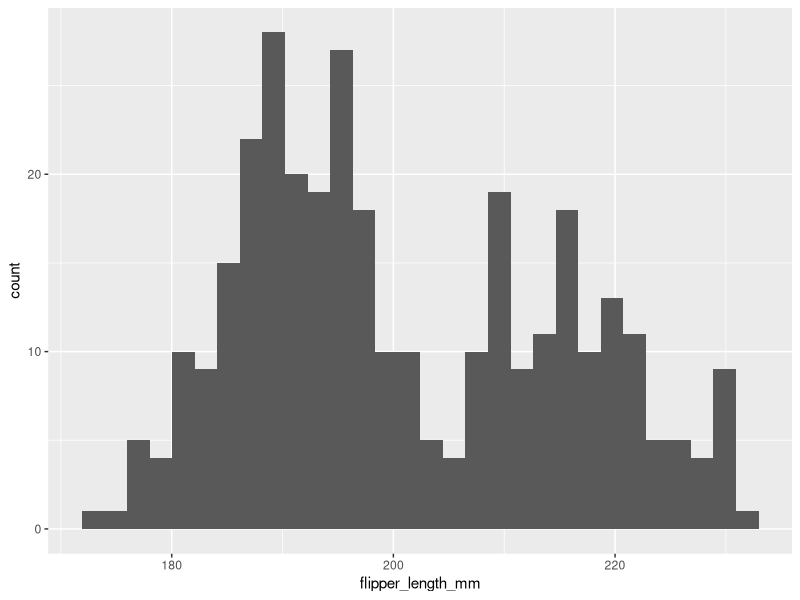
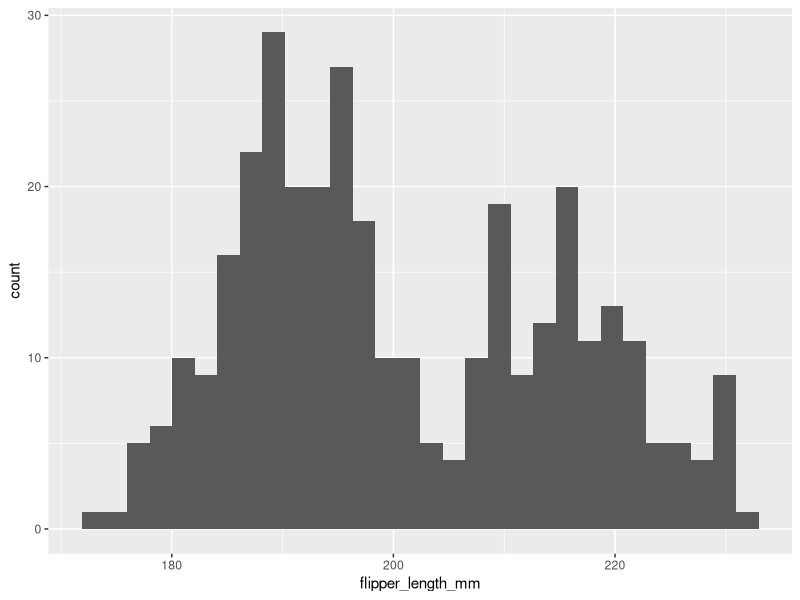
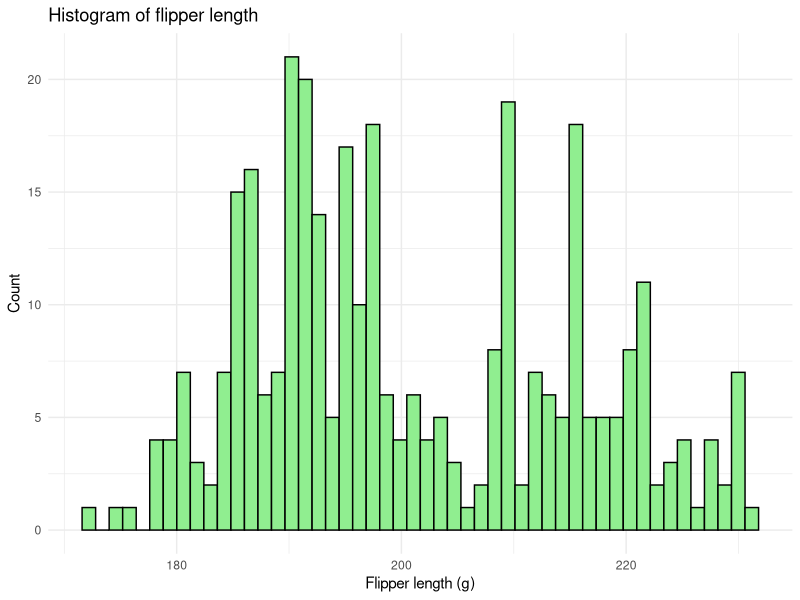
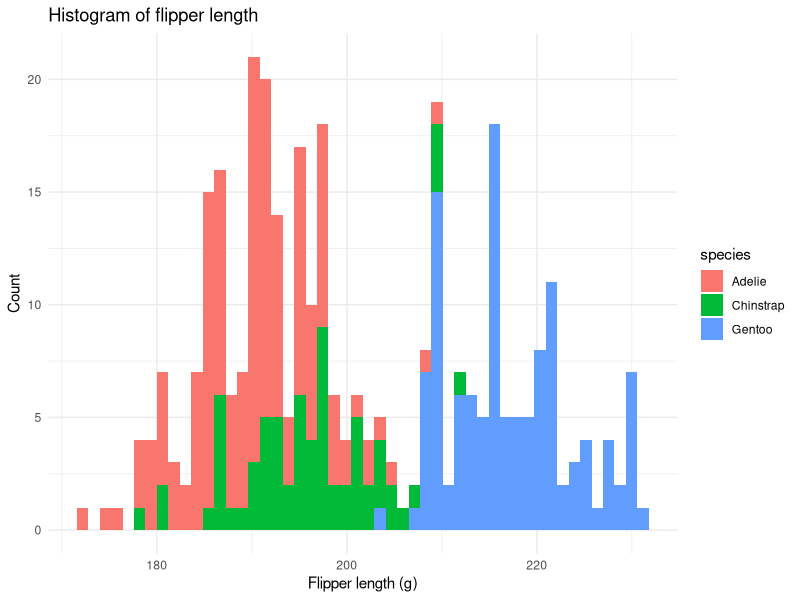
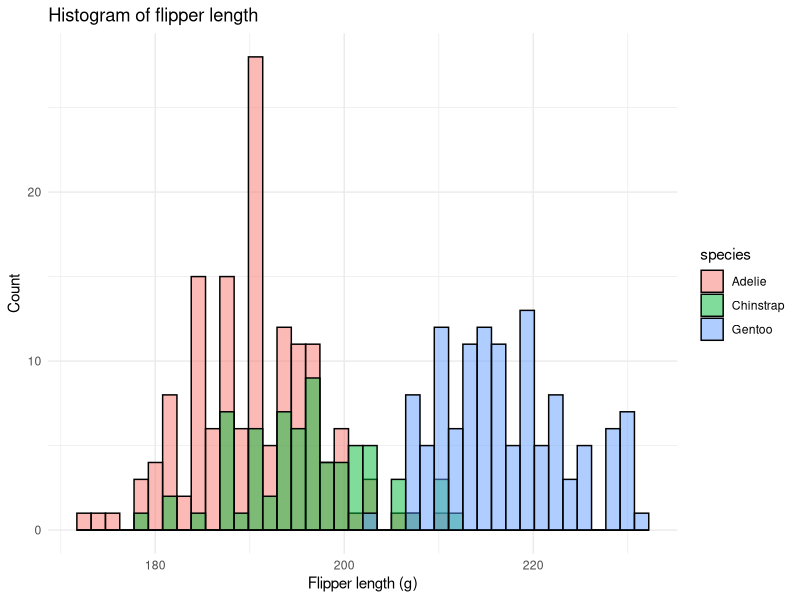
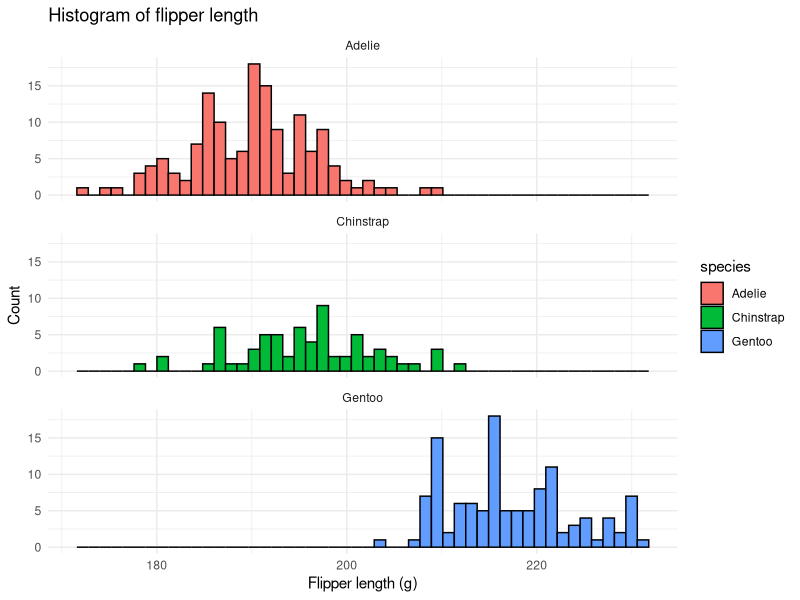
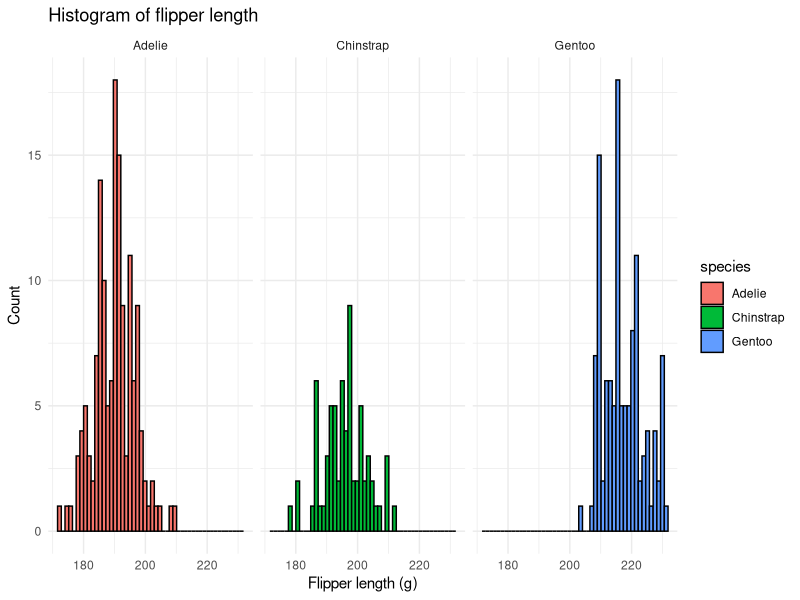
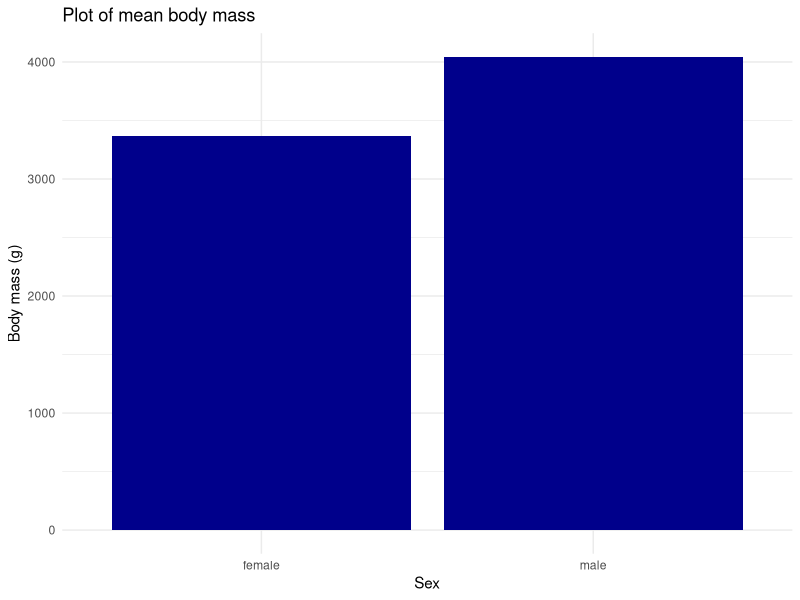

Reproduce these figures in R, in order.
## ---- chunk 1
### keep this chunk in all your RMarkdown scripts
knitr::opts_chunk$set(echo = TRUE)
knitr::opts_chunk$set(tidy.opts = list(width.cutoff = 60), tidy = TRUE)
## ---- chunk 2
# List required packages
library(tidyverse)
library(ggplot2)
library(palmerpenguins)
## ---- chunk 3
# load the palmerpenguins data
# this time, you can use the cleaned dataset called 'penguins'
data("penguins")


## ---- chunk 4
# Create a histogram of flipper length using geom_histogram()
# Remember to start with the basic ggplot layer and add aesthetics first. What do you put inside aes()? 
ggplot(na.omit(penguins), aes(x = flipper_length_mm)) + 
  geom_histogram()
## OR
ggplot(penguins, aes(x = flipper_length_mm)) + 
  geom_histogram(na.rm = TRUE)

ggplot(na.omit(penguins), aes(x = flipper_length_mm)) + 
  geom_histogram(bins = 50, color = "black", fill = "lightgreen") +
    labs(title = "Histogram of flipper length", 
       x = "Flipper length (g)", 
       y = "Count") +
  theme_minimal()

## ---- chunk 5
# Modify your histogram of flipper length by coloring the bars by species
# Remember that to achieve this you will want to add a variable signifying species into the aes() function of ggplot

ggplot(na.omit(penguins), aes(x = flipper_length_mm, fill = species)) + 
  geom_histogram(bins = 50) +
    labs(title = "Histogram of flipper length", 
       x = "Flipper length (g)",
       y = "Count") +
  theme_minimal()



# You will see some of the bars for different species overlap
# To deal with this, within the geom_histogram(), which draws your bars, use transparency (alpha) on the fill of the bars so that overlapping bars are visible
ggplot(na.omit(penguins), aes(x = flipper_length_mm, fill = species)) + 
  geom_histogram(position = "identity", alpha = 0.5, bins = 40, color = "black") +
    labs(title = "Histogram of flipper length", 
       x = "Flipper length (g)", 
       y = "Count") +
  theme_minimal()

## ---- chunk 6
# Instead of coloring bars by species, it is cleaner to create separate graphs for each species
# Use the facet_wrap() function in ggplot to create multiples of a figure for a grouping variable. 
ggplot(na.omit(penguins), aes(x = flipper_length_mm, fill = species)) + 
  theme_minimal() +
  geom_histogram(bins = 50, color = "black") +
    labs(title = "Histogram of flipper length", 
       x = "Flipper length (g)", 
       y = "Count") +
  facet_wrap(~species, nrow = 3)


# Now explore the use of facet_grid instead and notice the difference in behavior of the resulting plots. 
ggplot(na.omit(penguins), aes(x = flipper_length_mm, fill = species)) + 
  theme_minimal() +
  geom_histogram(bins = 50, color = "black") +
    labs(title = "Histogram of flipper length", 
       x = "Flipper length (g)", 
       y = "Count") +
  facet_grid(cols = vars(species))



## ---- chunk 7
# Create a data summary by sex and species that calculates the mean and standard deviation of body mass
adelie_mass_summary <- na.omit(penguins) %>%
  filter(species == "Adelie") %>%
  group_by(sex) %>%
  summarize(mean_body_mass = mean(body_mass_g),
            sd_body_mass = sd(body_mass_g))

# Plot the mean body mass for males and females for adelie penguins.
# Add appropriate labels. 
adelie_mass_summary %>%
  ggplot(aes(x = sex, y = mean_body_mass)) +
  theme_minimal() +
  geom_col(fill = "darkblue") +
    labs(title = "Plot of mean body mass", 
       x = "Sex", 
       y = "Body mass (g)")
  



# Apply a theme of your choice to the graph. You can explore different themes by typing ?theme and going to complete themes or by adding a theme to your plot starting with theme_ and trying out the different options that pop up. There are even more themes available when you install and load the package 'ggthemes'

## already been using theme in functions above.


## ---- chunk 8
# Add error bars to the graph. Error bars should represent one standard deviation. 
# Note: Use the geometry geom_errorbar() for creating your error bars
adelie_mass_summary %>%
  ggplot(aes(x = sex, y = mean_body_mass, fill = sex)) +
  theme_minimal() +
  geom_col() +
    labs(title = "Plot of mean body mass", 
       x = "Sex", 
       y = "Body mass (g)") +
  geom_errorbar(aes(
    ymin = mean_body_mass - sd_body_mass, 
    ymax = mean_body_mass + sd_body_mass), 
    width = 0.3)


